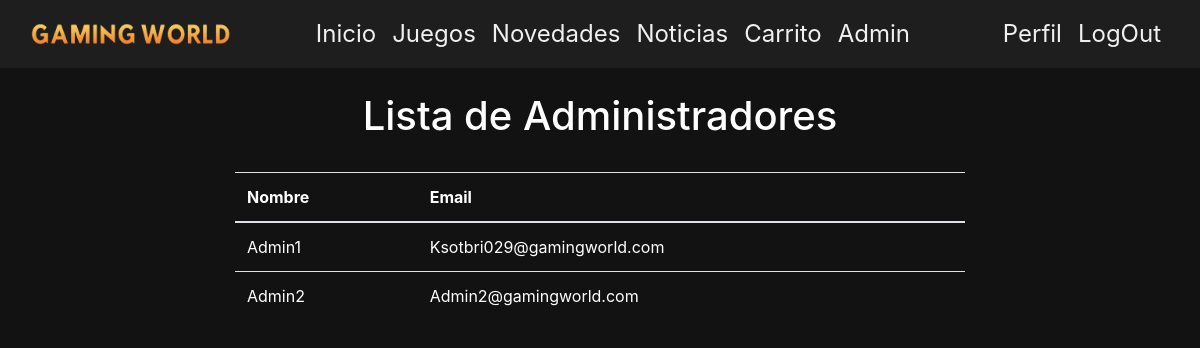
Screenshot of /Admin/ListarAdministradores.php (signed in) with the database file from the repository.
### tables this page shows
CREATE TABLE `usuarios` (
  `UsuarioID` int(11) NOT NULL,
  `Email` varchar(45) NOT NULL,
  `Password` varchar(25) NOT NULL,
  `Alias` varchar(25) NOT NULL,
  `Tipo` varchar(25) NOT NULL
);

### Admin/ListarAdministradores.php (the view, shortened to what this page needs)
<!DOCTYPE html>
<html lang="es">
<head>
    <link href="https://stackpath.bootstrapcdn.com/bootstrap/4.5.2/css/bootstrap.min.css" rel="stylesheet">
</head>
<body class="text-white">
<?php
require '../menu2.php';
if (!isset($_SESSION['tipo_usuario']) || $_SESSION['tipo_usuario'] !== "administrador") {
    require '../PersonalAutorizado.php';
} else {
?>
<h1 class="text-center text-white mt-4">Lista de Administradores</h1>
<div class="container">
    <div class="row justify-content-center">
        <div class="col-md-8 mt-4">
            <table class="table text-white">
                <thead>
                    <tr>
                        <th scope="col">Nombre</th>
                        <th scope="col">Email</th>
                    </tr>
                </thead>
                <tbody>
                <?php
                try {
                    require '../bd.php';
                    $sel = "SELECT * FROM `usuarios` WHERE `Tipo` = 'administrador'";
                    $resul = $bd->query($sel);
                    if ($resul) {
                        foreach ($resul as $res) {
                            echo '<tr>';
                            echo "<td>" . $res['Alias'] . "</td>";
                            echo "<td>" . $res['Email'] . "</td>";
                            echo '</tr>';
                        }
                    }
                } catch (PDOException $e) {
                    echo '<tr><td colspan="2">' . $e->getMessage() . '</td></tr>';
                }
                ?>
                </tbody>
            </table>
        </div>
    </div>
</div>
<?php
}
?>
</body>
</html>

### assets/cssPlus/cssPlus.css (style rules this page uses)
* { margin:0; padding: 0; box-sizing: border-box; }
body { background-color: #121212 !important; color: #f0f0f0; margin:0; padding: 0; box-sizing: border-box; }

### rows the page displays
usuarios: Alias "Admin1", Email "Ksotbri029@gamingworld.com"
usuarios: Alias "Admin2", Email "Admin2@gamingworld.com"
